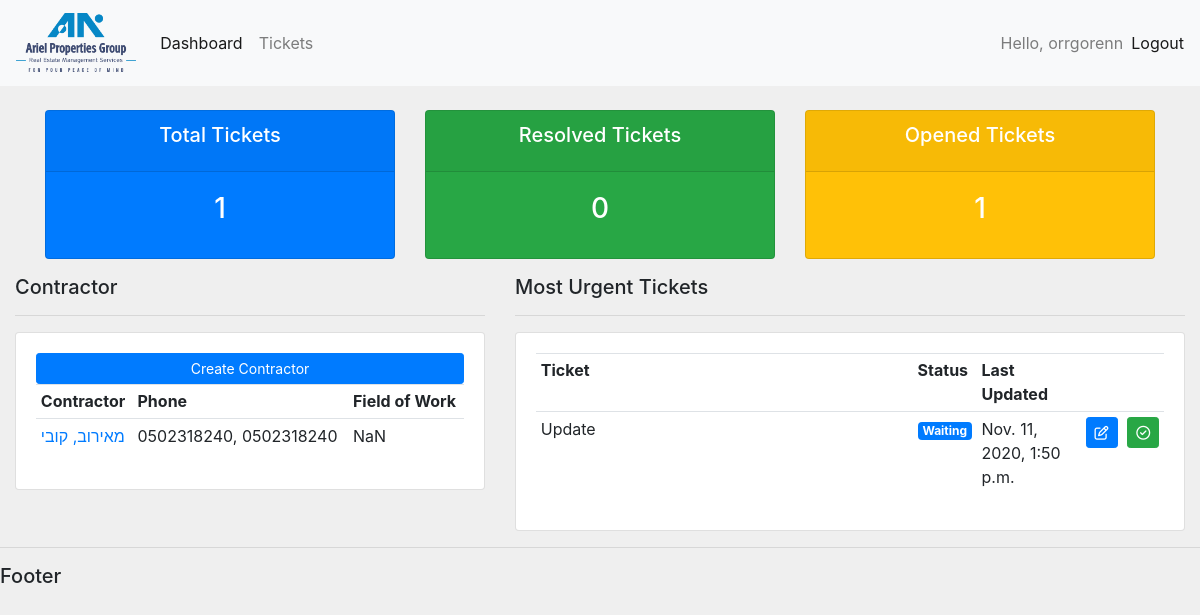
The app's page / (signed in), older data.
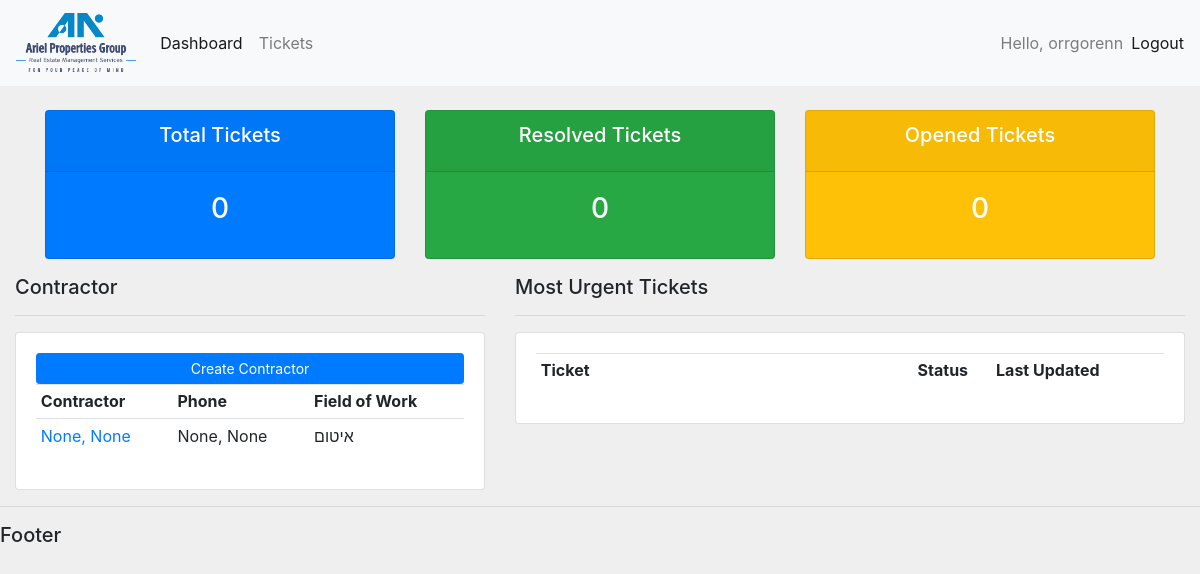
The same page, newer data.
### accounts/models.py (models this page shows, shortened)
class Contractor(models.Model):
    user = models.OneToOneField(User, null=True, on_delete=models.CASCADE)
    first_name = models.CharField(max_length=50, null=True, blank=True)
    last_name = models.CharField(max_length=50, null=True, blank=True)
    email = models.CharField(max_length=100, null=True)
    cellphone = models.CharField(max_length=15, null=True, blank=True)
    office_phone = models.CharField(max_length=15, null=True, blank=True)
    CATEGORY_CHOICES = [
        ('0', 'לא נבחר'),
        ('1', 'איטום'),
        ('2', 'אינסטלציה'),
        ('3', 'אקוסטיקה'),
        ('4', 'ביטחון'),
        ('5', 'בטיחות - אש'),
        ('6', 'בטיחות - אתר'),
        ('7', 'בינוי'),
        ('8', 'חשמל'),
        ('9', 'מיזוג אוויר'),
        ('10', 'נגישות'),
        ('11', 'ניקיון'),
        ('12', 'תאורה'),
        ('13', 'תקשורת')
    ]
    field_of_work = models.CharField(max_length=2, choices=CATEGORY_CHOICES, default='0')
    profile_pic = models.ImageField(null=True, blank=True, default='profile.png')
    date_created = models.DateTimeField(auto_now_add=True, null=False)

class Ticket(models.Model):
    ticket = models.CharField(max_length=100, null=False)
    CATEGORY_CHOICES = [
        ('1', 'איטום'),
        ('2', 'אינסטלציה'),
        ('3', 'אקוסטיקה'),
        ('4', 'ביטחון'),
        ('5', 'בטיחות - אש'),
        ('6', 'בטיחות - אתר'),
        ('7', 'בינוי'),
        ('8', 'חשמל'),
        ('9', 'מיזוג אוויר'),
        ('10', 'נגישות'),
        ('11', 'ניקיון'),
        ('12', 'תאורה'),
        ('13', 'תקשורת')
    ]
    category = models.CharField(max_length=2, choices=CATEGORY_CHOICES, default='1')
    LOCATION_CHOICES = [
        ('P5', 'Parking 5'),
        ('P4', 'Parking 4'),
        ('P3', 'Parking 3'),
        ('P2', 'Parking 2'),
        ('P1', 'Parking 1'),
        ('GRND', 'Ground'),
        ('F1', 'Floor 1'),
        ('F2', 'Floor 2'),
        ('F3', 'Floor 3'),
        ('F4', 'Floor 4'),
        ('F5', 'Floor 5'),
        ('F6', 'Floor 6'),
        ('F7', 'Floor 7'),
        ('F8', 'Floor 8'),
        ('ROOF', 'Roof')
    ]
    location = models.CharField(max_length=4, choices=LOCATION_CHOICES, default='GRND')
    STATUS_CHOICES = [
        ('NEW', 'New'),
        ('WTNG', 'Waiting'),
        ('OPEN', 'Opened'),
        ('RSPD', 'Responded'),
        ('NATN', 'Needs Attention'),
        ('CLSD', 'Closed')
    ]
    status = models.CharField(max_length=4, choices=STATUS_CHOICES, default='NEW')
    PRIORITY_CHOICES = [
        ('1', 'Low (7 / 48)'),
        ('2', 'Normal (4 / 24)'),
        ('3', 'High (2 / 8)'),
        ('4', 'Critical (1 / 3)'),
    ]
    priority = models.CharField(choices=PRIORITY_CHOICES, default='1', max_length=1)
    contractor = models.ForeignKey(Contractor, null=True, on_delete=models.SET_NULL)
    date_created = models.DateTimeField(auto_now_add=True, null=False)
    date_last_update = models.DateTimeField(auto_now=True)
    date_closed = models.DateTimeField(null=True)

### accounts/decorators.py (the view)
    def wrapper_function(request, *args, **kwargs):
        group = None
        if request.user.groups.exists():
            group = request.user.groups.all()[0].name
        if group == 'users':
            return redirect('user')
        else:
            return view_function(request, *args, **kwargs)
        return HttpResponseForbidden()

### accounts/views.py (called while the page is built)
@login_required(login_url='login')
@admin_only
def home(request):
    tickets_var = Ticket.objects.all()
    contractors_var = Contractor.objects.all()
    total_tickets = tickets_var.count()
    resolved_tickets = tickets_var.filter(status='CLSD').count()
    opened_tickets = tickets_var.filter(Q(status='NEW') | Q(status='WTNG') | Q(status='OPEN') | Q(status='RSPD') | Q(status='NATN')).count()
    context = {
        'tickets': tickets_var,
        'contractors': contractors_var,
        'total_tickets': total_tickets,
        'resolved_tickets': resolved_tickets,
        'opened_tickets': opened_tickets
    }
    return render(request, 'accounts/dashboard.html', context)

### accounts/templates/accounts/dashboard.html
{% extends 'accounts/main.html' %}
{% block content %}
{% include 'accounts/status.html' %}
<div class="container-fluid">
    <div class="row">
        <div class="col-md-5 col-xs-12">
            <h5>Contractor</h5>
            <hr>
            <div class="card card-body">
                <a class="btn btn-primary btn-sm btn-block" href="{% url 'create_contractor' %}">Create Contractor</a>
                <table class="table table-sm">
                    <tr>
                        <th>Contractor</th>
                        <th>Phone</th>
                        <th>Field of Work</th>
                    </tr>
                    {% for contractor in contractors %}
                    <tr>
                        <td><a href="{% url 'contractors' contractor.id %}">{{contractor.last_name}}, {{contractor.first_name}}</a></td>
                        <td>{{contractor.cellphone}}, {{contractor.office_phone}}</td>
                        <td>{{contractor.get_field_of_work_display}}</td>
                    </tr>
                    {% endfor %}
                </table>
            </div>
        </div>
        <div class="col-md-7 col-xs-12">
            <h5>Most Urgent Tickets</h5>
            <hr>
            <div class="card card-body">
                <table class="table table-sm">
                    <tr>
                        <th width="60%">Ticket</th>
                        <th>Status</th>
                        <th>Last Updated</th>
                        <th></th>
                        <th></th>
                    </tr>
                    {% for ticket in tickets %}
                    <tr>
                        <td>{{ticket.ticket}}</td>
                        <td><span class="badge badge-primary">{{ticket.get_status_display}}</span></td>
                        <td>{{ticket.date_last_update}}</td>
                        <td><a href="{% url 'update_ticket' ticket.id %}" class="btn btn-primary btn-sm"><i class="far fa-edit"></i></a></a></td>
                        <td><a href="{% url 'delete_ticket' ticket.id %}" class="btn btn-success btn-sm"><i class="far fa-check-circle"></i></a></td>
                    </tr>
                    {% endfor %}
                </table>
            </div>
        </div>
    </div>
</div>
{% endblock %}

### accounts/templates/accounts/main.html (shortened to what this page needs)
{% load static %}
<!DOCTYPE html>
<html lang="en">
    <head>
        <link rel="stylesheet" href="https://maxcdn.bootstrapcdn.com/bootstrap/4.0.0/css/bootstrap.min.css">
        <link rel="stylesheet" type="text/css" href="{% static '/css/style.css' %}">
    </head>
    <body>
        {% include 'accounts/navbar.html' %}
        <br>
        {% block content %}
        {% endblock %}
        <hr>
        <h5>Footer</h5>
    </body>
</html>

### accounts/templates/accounts/navbar.html (shortened to what this page needs)
{% load static %}
<nav class="navbar navbar-expand-lg navbar-light bg-light">
    <a href="{% url 'home' %}" class="navbar-brand">
        <img src="{% static 'images/logo.png' %}" height="60" alt="Ariel Group">
    </a>
    <div class="collapse navbar-collapse" id="navbarNav">
        <ul class="navbar-nav">
            {% if request.user.is_staff %}
            <li class="nav-item active">
                <a class="nav-link" href="{% url 'home' %}">Dashboard <span class="sr-only">(current)</span></a>
            </li>
            <li class="nav-item">
                <a class="nav-link" href="{% url 'tickets' %}">Tickets</a>
            </li>
            {% else %}
            <li class="nav-item">
                <a class="nav-link" href="{% url 'acc_settings' %}">Acc. Settings</a>
            </li>
            {% endif %}
        </ul>
    </div>
    <span class="navbar-text mr-2">
        Hello, {{request.user}}
    </span>
    <span class="navbar-text">
        <a href="{% url 'logout' %}">Logout</a>
    </span>
</nav>

### accounts/templates/accounts/status.html
<div class="container">
    <div class="row">
        <div class="col-md-4">
            <div class="card text-center text-white mb-3 bg-primary" id="total-tickets">
                <div class="card-header">
                    <h5 class="card-title">Total Tickets</h5>
                </div>
                <div class="card-body">
                    <h3 class="card-title">{{total_tickets}}</h3>
                </div>
            </div>
        </div>
        <div class="col-md-4">
            <div class="card text-center text-white mb-3 bg-success" id="resolved-tickets">
                <div class="card-header">
                    <h5 class="card-title">Resolved Tickets</h5>
                </div>
                <div class="card-body">
                    <h3 class="card-title">{{resolved_tickets}}</h3>
                </div>
            </div>
        </div>
        <div class="col-md-4">
            <div class="card text-center text-white mb-3 bg-warning" id="open-tickets">
                <div class="card-header">
                    <h5 class="card-title">Opened Tickets</h5>
                </div>
                <div class="card-body">
                    <h3 class="card-title">{{opened_tickets}}</h3>
                </div>
            </div>
        </div>
    </div>
</div>

### static/css/style.css (style rules this page uses)
body { background-color: #efefef; }

Row changes from the older to the newer data that the page shows:
removed Contractor: last_name "מאירוב", first_name "קובי", cellphone "0502318240", office_phone "0502318240", field_of_work "NaN"
removed Ticket: ticket "Update", status "Waiting", date_last_update "Nov. 11, 2020, 1:50 p.m."
added Contractor: last_name "None", first_name "None", cellphone "None", office_phone "None", field_of_work "איטום"
Text that changed along with them:
{{ total_tickets }}: "1" → "0"
{{ opened_tickets }}: "1" → "0"
